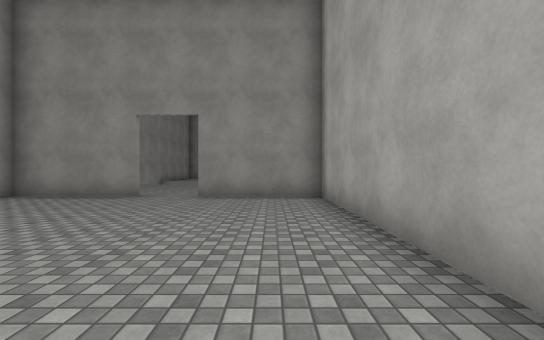
View 1 (above)

12 first-person views from a walk through a Unity game level. The camera is 1.3 m above the floor, looks level and sees 90° across. The floor is counted in squares, 2 m on a side. Each view is taken from the middle of a square. On the plan, view 1 faces up. The plan holds only what a view shows up to about 9 squares ahead; the rest is blank. The place goes on beyond the plan. The player is left out. Surface patterns are stand-ins for the level's own textures.

View 2
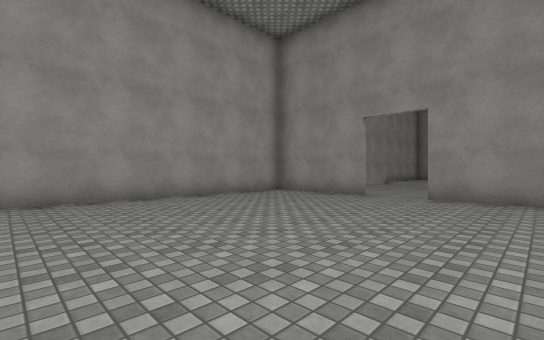

View 3
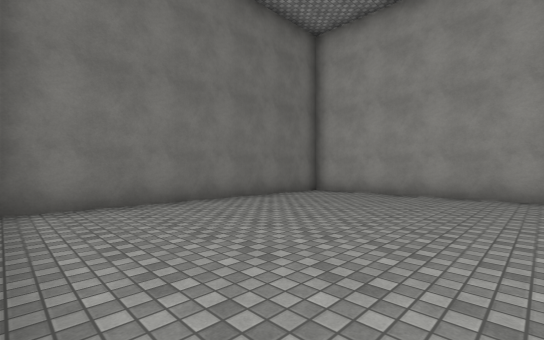

View 4
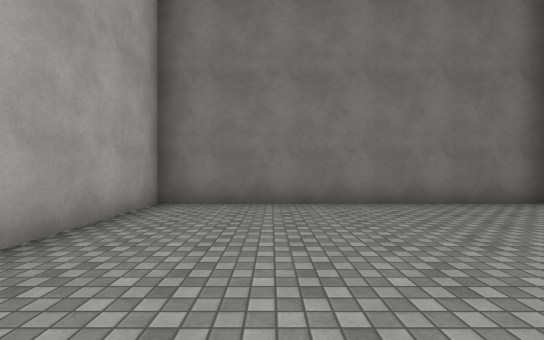

View 5
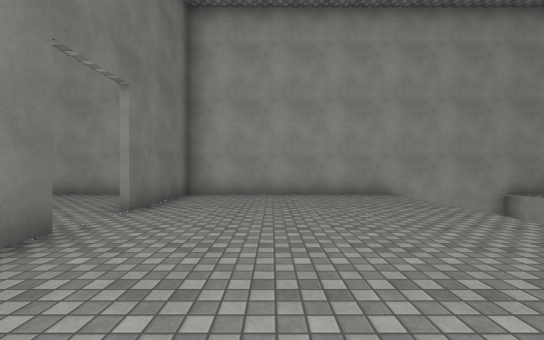

View 6
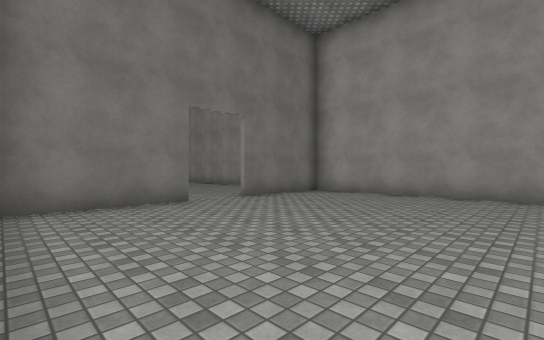

View 7
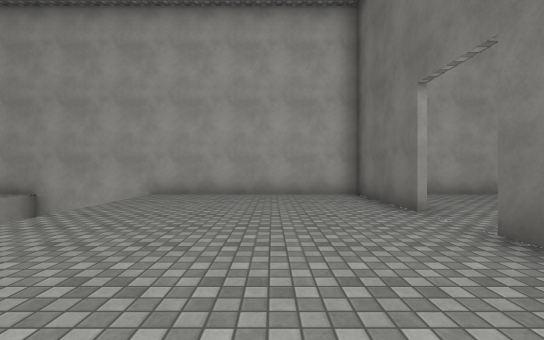

View 8
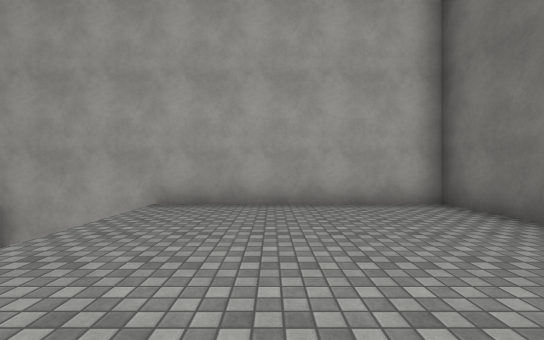

View 9
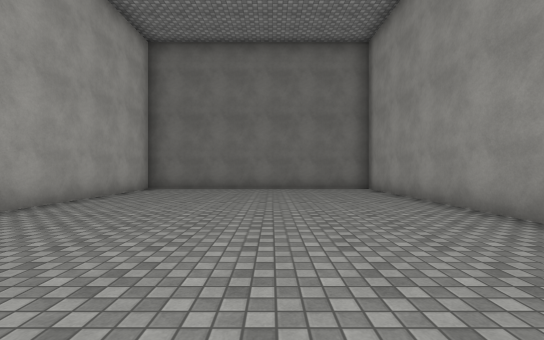

View 10
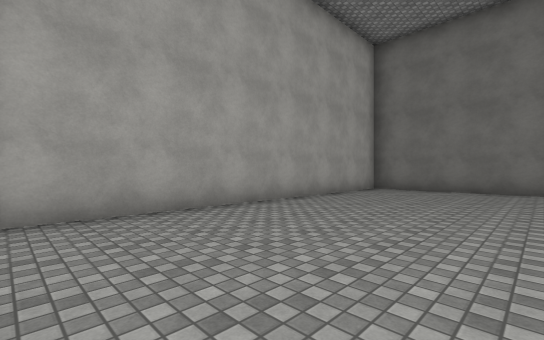

View 11
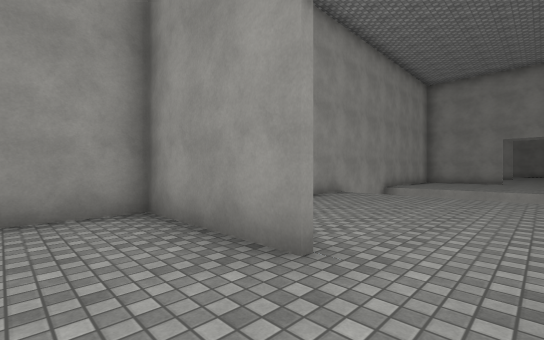

View 12
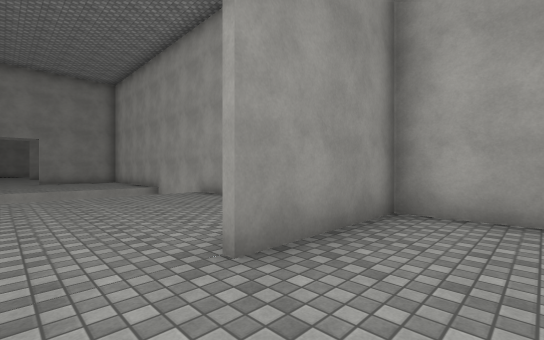

### Floor plan
Key: @ floor where view 1 was taken; # wall or solid block; . floor; v drop or lower ground.
Columns run from 7 left of view 1 to 2 right of it. Each row starts with its distance up from view 1.
 15  vvvvv  v
 14 #v      v
 13 #v      v#
 12 #........#
 11 #........#
 10 #........#
  9 #........#
  8 #........#
  7 ####..####
  6 #........#
  5 #........#
  4 #........#
  3 #........#
  2 #........#
  1 #........#
  0 #......@.#
 -1 #........#
 -2 #........#
 -3 #........#
 -4 ##########

Where each view was taken, in squares from view 1:
view 1: 0 up, 0 right, facing up
view 2: 0 up, 0 right, facing up-left
view 3: 2 up, 1 right, facing down-left
view 4: 2 up, 1 left, facing down
view 5: 9 up, 1 right, facing left
view 6: 12 up, 1 right, facing down-left
view 7: 9 up, 6 left, facing right
view 8: 10 up, 4 left, facing right
view 9: 6 up, 3 left, facing down
view 10: 6 up, 3 left, facing down-right
view 11: 5 up, 2 left, facing up-left
view 12: 5 up, 3 left, facing up-right
